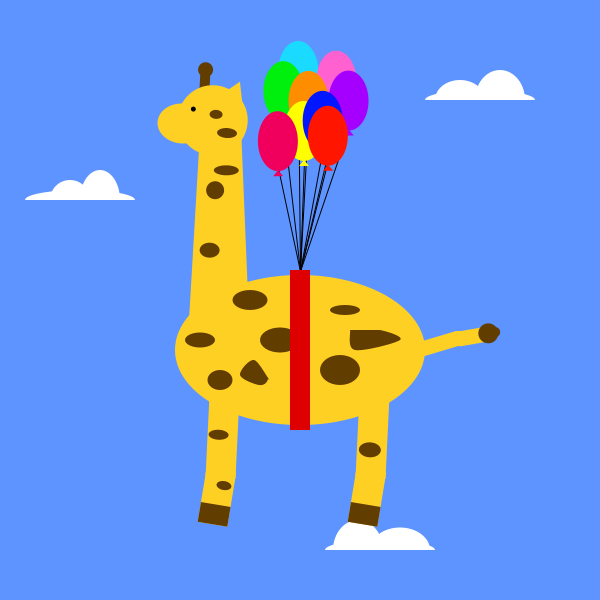
Frame 1 (no input)
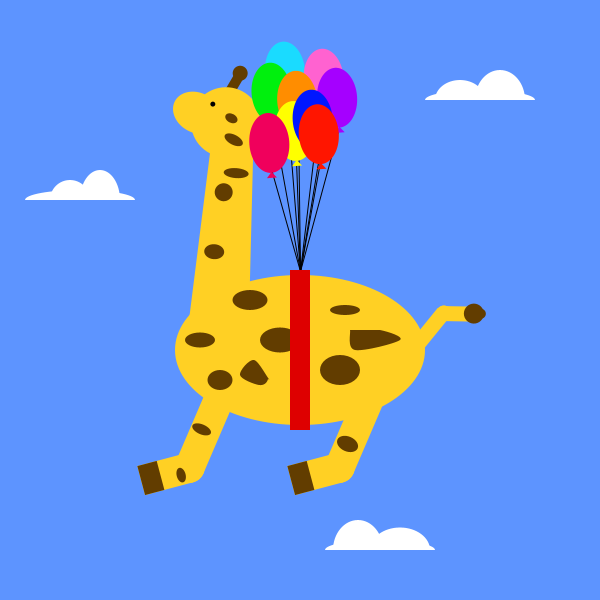
Frame 60 (the mouse pressed at the canvas centre just before this capture)
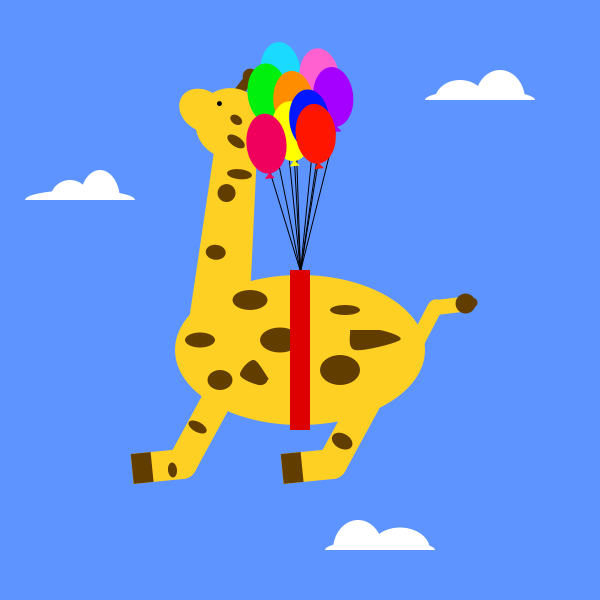
Frame 120 (the mouse held since frame 60 and released just before this capture)

The Processing sketch that drew these frames (run headless with seeded random() and noise(); from frame 60 on, the mouse is pressed at the canvas centre):

// Processing sketch: processing_76066
// ── processing_76066.pde

void setup(){
  size(600,600);
}
void draw(){
  background(93,148,255);
  smooth();
  noStroke();
  
  float ang1 =  0.5 * (sin(millis()/1800.0));
  float ang2 =  1.0 * (sin(millis()/1500.0));
  float ang3 =  0.1 * (sin(millis()/2000.0));
  float ang4 =  0.9 * (5-sin(millis()/2000.0));
    
    
      pushMatrix();
  translate(100,200);
  fill(255);
  arc(-20,0, 110,20, PI,2*PI); //cloud 1
  arc(-30,0, 40,40, PI,2*PI);
  arc(0,0, 40,60, PI,2*PI);
  popMatrix();
  
  pushMatrix();
  translate(500,100);
  arc(-20,0, 110,20, PI,2*PI); //cloud 2
  arc(-40,0, 50,40, PI,2*PI);
  arc(0,0, 50,60, PI,2*PI);
  popMatrix();
  
  pushMatrix();
  translate(400,550);
  arc(-20,0, 110,20, PI,2*PI); //cloud 3
  arc(-42,0, 50,60, PI,2*PI);
  arc(0,0, 60,45, PI,2*PI);
  popMatrix();
  
  
  fill(255,208,36);
  pushMatrix();
  translate(375,385);
  rotate( ang1);
  rect(-15,0, 30,90); //back feet
  fill(98,61,0);
  ellipse(-2,65, 22,15);
  fill(255,208,36);
  translate(0,90);
  ellipse(0,0, 30,30);
  rotate( ang2);
  ellipse(0,0, 30,30);
  rect(-15,0, 30,50);
  fill(98,61,0);
  rect(-15, 30, 30,20);
  popMatrix();
  
  fill(255,208,36);
  pushMatrix(); //front feet
  translate(225,385);
  rotate( ang1);
  rect(-15,0, 30,90);
  fill(98,61,0);
  ellipse(-4,50, 20,10);
  fill(255,208,36);
  translate(0,90);
  ellipse(0,0, 30,30);
  rotate( ang2);
  ellipse(0,0, 30,30);
  rect(-15,0, 30,50);
  fill(98,61,0);
  ellipse(5,10, 15,9);
  rect(-15, 30, 30,20);
  popMatrix();
  
  fill(255,208,36);
  pushMatrix();
  translate(189,320);
  rotate( ang3);
  neck();
  translate(22,-200);
  rotate( ang1);
  stroke(98,61,0);
  strokeWeight(10);
  line(-10,-30, -10,-50); //horns
  noStroke();
  fill(98,61,0);
  ellipse(-10,-50, 15,15); 
  fill(255,208,36);
  ellipse(0,0, 70,70); //head
  ellipse(-30,5, 50,40);
  triangle(12,-30, 25,-40, 30,-10);
  fill(98,61,0);
  ellipse(15,12, 20,10);
  ellipse(3,-6, 13,9);
  fill(0);
  ellipse(-20,-10, 5,5); //eye
  popMatrix();
  
  pushMatrix(); //tail
  fill(255,208,36);
  translate(410,350);
  rotate(ang4);
  rect(-10,0, 15,50);
  translate(-3,50);
  ellipse(0,0, 15,15);
  rotate(ang2);
  ellipse(0,0, 15,15);
  rect(-8,0, 15,30);
  translate(0,30);
  fill(98,61,0);
  ellipse(0,0, 20,20); //brown bit on end of tail
  ellipse(0,7, 10,10);
  popMatrix();
  fill(255,208,36);
  ellipse(300,350, 250,150); //body
  fill(98,61,0);
  ellipse(340,370, 40,30);
  ellipse(250,300, 35,20);
  ellipse(220,380, 25,20);
  ellipse(200,340, 30,15);
  beginShape(); //spot1
  curveVertex(265,360);
  curveVertex(270,380);
  curveVertex(254,360);
  curveVertex(240,375);
  curveVertex(259,385);
  curveVertex(268,379);
  curveVertex(265,360);
  endShape();
  beginShape(); //spot2
  curveVertex(350,330);
  curveVertex(380,330);
  curveVertex(400,340);
  curveVertex(355,350);
  curveVertex(350,330);
  curveVertex(350,330);
  endShape();
  ellipse(280,340, 40,25);
  ellipse(345,310, 30,10);
  
  stroke(0);
  strokeWeight(1);
  pushMatrix();
  translate(300,271);
  rotate(PI-ang3);
  pushMatrix();
  line(0,0, 0,200);
  translate(0,170);
  fill(26,219,255);
  balloon(); //aqua balloon
  popMatrix();
  pushMatrix();
  line(0,0, -40,160);
  translate(-38, 160);
  fill(255,98,208);
  balloon(); //light pink balloon
  popMatrix();
  pushMatrix();
  line(0,0, 15,150);
  translate(15,150);
  fill(0,240,13);
  balloon(); //green balloon
  popMatrix();
  pushMatrix();
  line(0,0, -50,140);
  translate(-50,140);
  fill(165,0,255); //purple balloon
  balloon();
  popMatrix();
  pushMatrix();
  line(0,0, -10,150);
  translate(-10,140);
  fill(255,141,0);
  balloon(); //yellow balloon
  popMatrix();
  pushMatrix();
  line(0,0, -5,110);
  translate(-5,110);
  fill(255,255,0);
  balloon(); //orange balloon
  popMatrix();
  pushMatrix();
  line(0,0, 30,150);
  translate(21,100);
  fill(240,0,92); //magenta balloon
  balloon();
  popMatrix();
  pushMatrix();
  line(0,0, -30,150);
  translate(-24,120);
  fill(0,23,255);
  balloon(); //blue balloon
  popMatrix();
  pushMatrix();
  line(0,0, -40,150);
  translate(-29,105);
  fill(255,21,0); //red balloon
  balloon();
  popMatrix();
  popMatrix();
  noStroke();
  fill(222,0,0);
  rect(290,270, 20,160); //belly strap

}

void neck(){
    beginShape();
  vertex(0,0);
  vertex(60,0);
  vertex(50, -200);
  vertex(10,-200);
  vertex(0,0);
  endShape();
  fill(98,61,0);
  ellipse(20,-70, 20,15);
  ellipse(36,-150, 25,10);
  ellipse(25,-130, 18,18);
  fill(255,208,36);
}

void balloon(){
  noStroke();
  ellipse(0,30, 40,60);
  triangle(0,1, -5,-5, 5,-5);
  stroke(0);
  strokeWeight(1);
}
